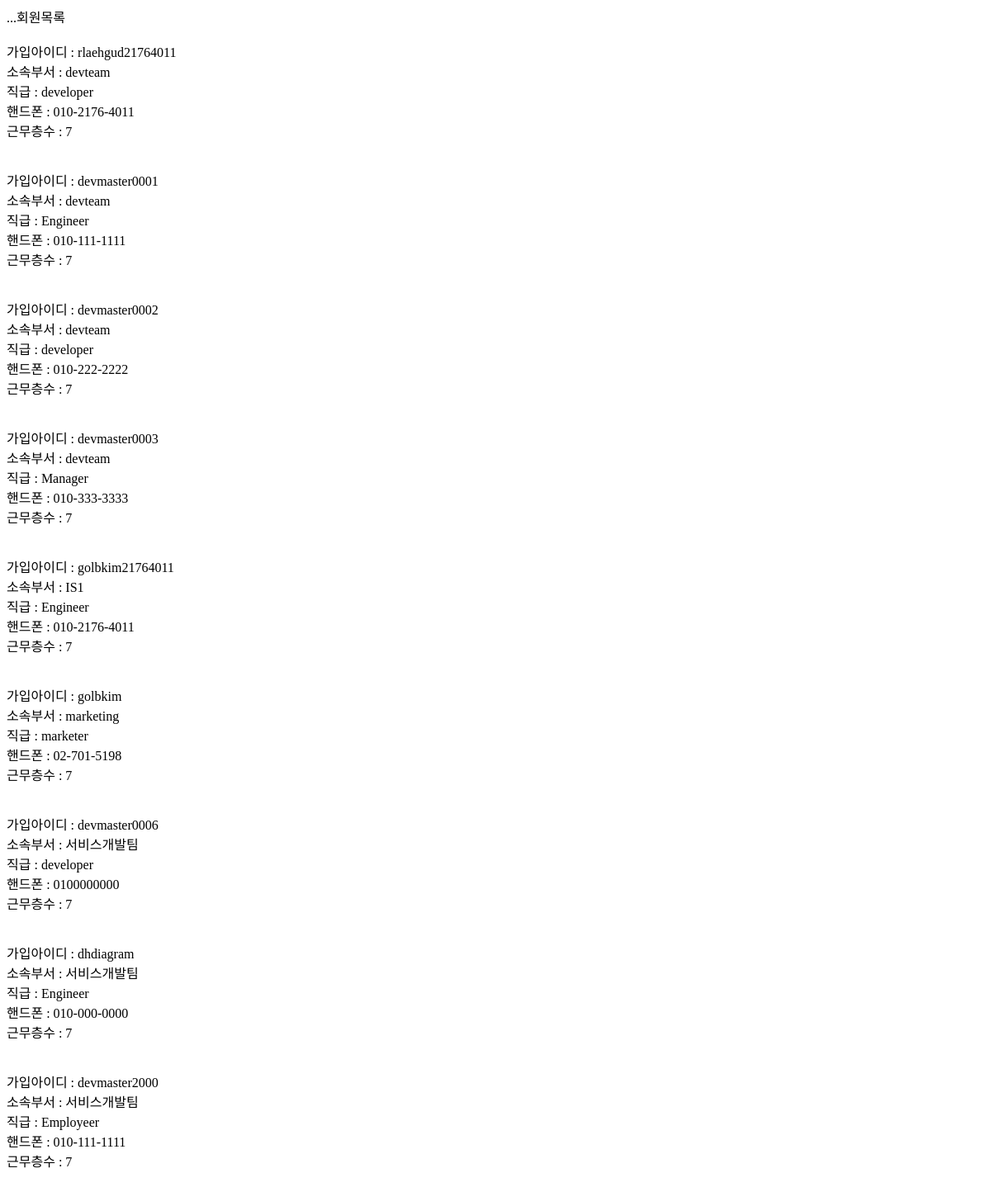
Page /stock_member/userlist/ (signed in) on the earlier database version.
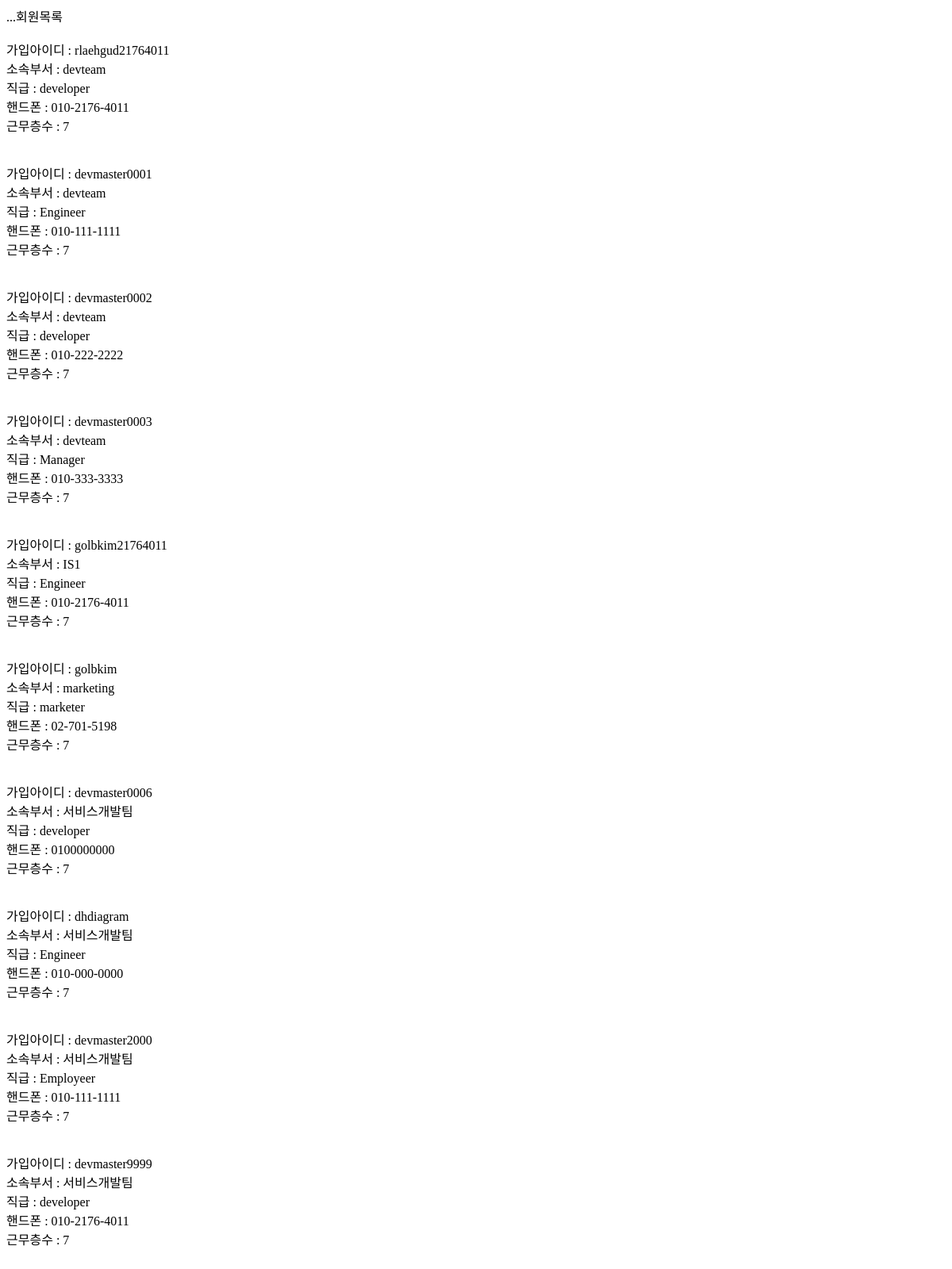
Same page on the later database version.
### stock_member/models.py (models this page shows)
class User(AbstractUser):
    depart = models.CharField(max_length=500)
    position = models.CharField(max_length=500)
    phone = models.CharField(max_length=500)
    floor = models.IntegerField(max_length=500)
    email = models.EmailField(max_length=1000)

### stock_member/views.py (the view)
# urls.py: path('userlist/', Userlist, name='Userlist'),
@login_required()
def Userlist(request):
    userlists = User.objects.all()
    return render(request, 'stock_member/userlist.html', {'userlists':userlists})

### stock_member/templates/stock_member/userlist.html (shortened to what this page needs)
{% for userlist in userlists %}
    가입아이디 : {{ userlist.username }}<br/>
    소속부서 : {{ userlist.depart }}<br/>
    직급 : {{ userlist.position }}<br/>
    핸드폰 : {{ userlist.phone }}<br/>
    근무층수 : {{ userlist.floor }}<br/>
{% endfor %}

Differences in the rows shown:
added User: username "devmaster9999", depart "서비스개발팀", position "developer", phone "010-2176-4011", floor "7"
